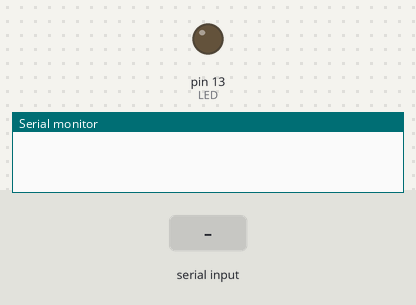
Simulated run of this sketch. Board: Arduino Uno, built with avr-gcc and run on an emulated ATmega328P. On the bench: output pins drawn as LEDs (lit = HIGH), the last lines printed to the serial monitor. The inputs (shaded band) are chosen by the test bench.

Above: at 1.2 s.
1.3 s: "e" received over Serial
At 2.6 s:
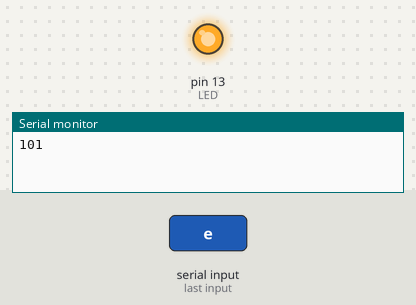
3.0 s: "a" received over Serial
At 4.2 s:
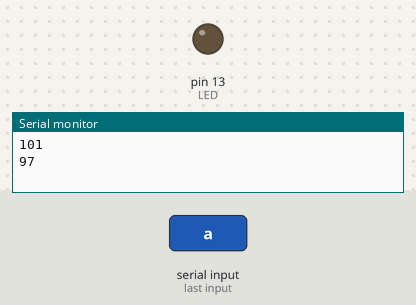
Timing chart, 0 to 6.0 s (numbered marks = the images above; inputs shaded):
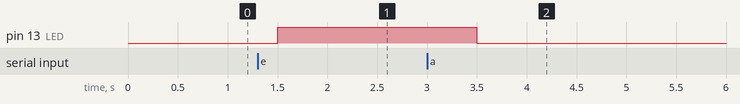

The sketch:

xerial.ino
```cpp
#define LED 13
int mssg = 0; //variable para guardar el mensaje

void setup()
{
   pinMode(LED, OUTPUT); //establecemos 13 como salida
   Serial.begin(9600); //iniciando Serial
}

void loop()
{
   if (Serial.available() > 0)
   {
      mssg = Serial.read(); //leemos el serial
      Serial.println(mssg);

      if(mssg == 'e')//e 101
      {
         digitalWrite(13, HIGH); //si entra una 'e' encendemos
      }
      else if(mssg == 'a')//a
      {
         digitalWrite(13, LOW); //si entra una 'a' apagamos
      }
   } delay(500);
}
```

Measured:
- after the input at 1.3 s, pin 13 (LED): LOW → HIGH after 0.20 s
- after the input at 3.0 s, pin 13 (LED): HIGH → LOW after 0.50 s
